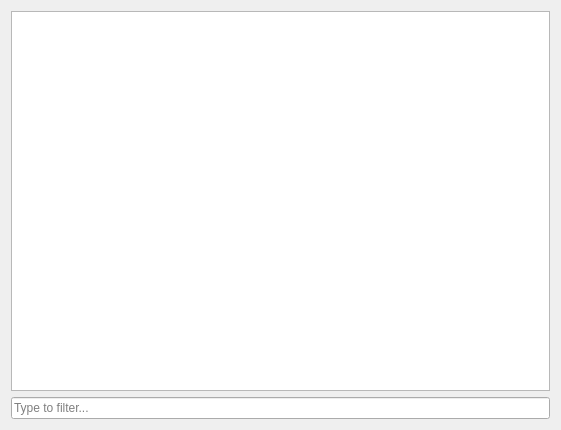
<?xml version="1.0" encoding="UTF-8"?>
<ui version="4.0">
 <class>FlatProfileView</class>
 <widget class="QWidget" name="FlatProfileView">
  <property name="geometry">
   <rect>
    <x>0</x>
    <y>0</y>
    <width>561</width>
    <height>430</height>
   </rect>
  </property>
  <property name="windowTitle">
   <string>Form</string>
  </property>
  <layout class="QVBoxLayout" name="verticalLayout">
   <item>
    <widget class="QTableView" name="m_FlatTableView">
     <property name="alternatingRowColors">
      <bool>true</bool>
     </property>
     <property name="selectionMode">
      <enum>QAbstractItemView::SingleSelection</enum>
     </property>
     <property name="selectionBehavior">
      <enum>QAbstractItemView::SelectRows</enum>
     </property>
     <property name="verticalScrollMode">
      <enum>QAbstractItemView::ScrollPerPixel</enum>
     </property>
     <property name="horizontalScrollMode">
      <enum>QAbstractItemView::ScrollPerPixel</enum>
     </property>
     <property name="sortingEnabled">
      <bool>true</bool>
     </property>
     <property name="wordWrap">
      <bool>false</bool>
     </property>
     <property name="cornerButtonEnabled">
      <bool>false</bool>
     </property>
     <attribute name="verticalHeaderVisible">
      <bool>false</bool>
     </attribute>
    </widget>
   </item>
   <item>
    <widget class="QLineEdit" name="m_FlatFilter">
     <property name="placeholderText">
      <string>Type to filter...</string>
     </property>
    </widget>
   </item>
  </layout>
 </widget>
 <resources/>
 <connections/>
</ui>
